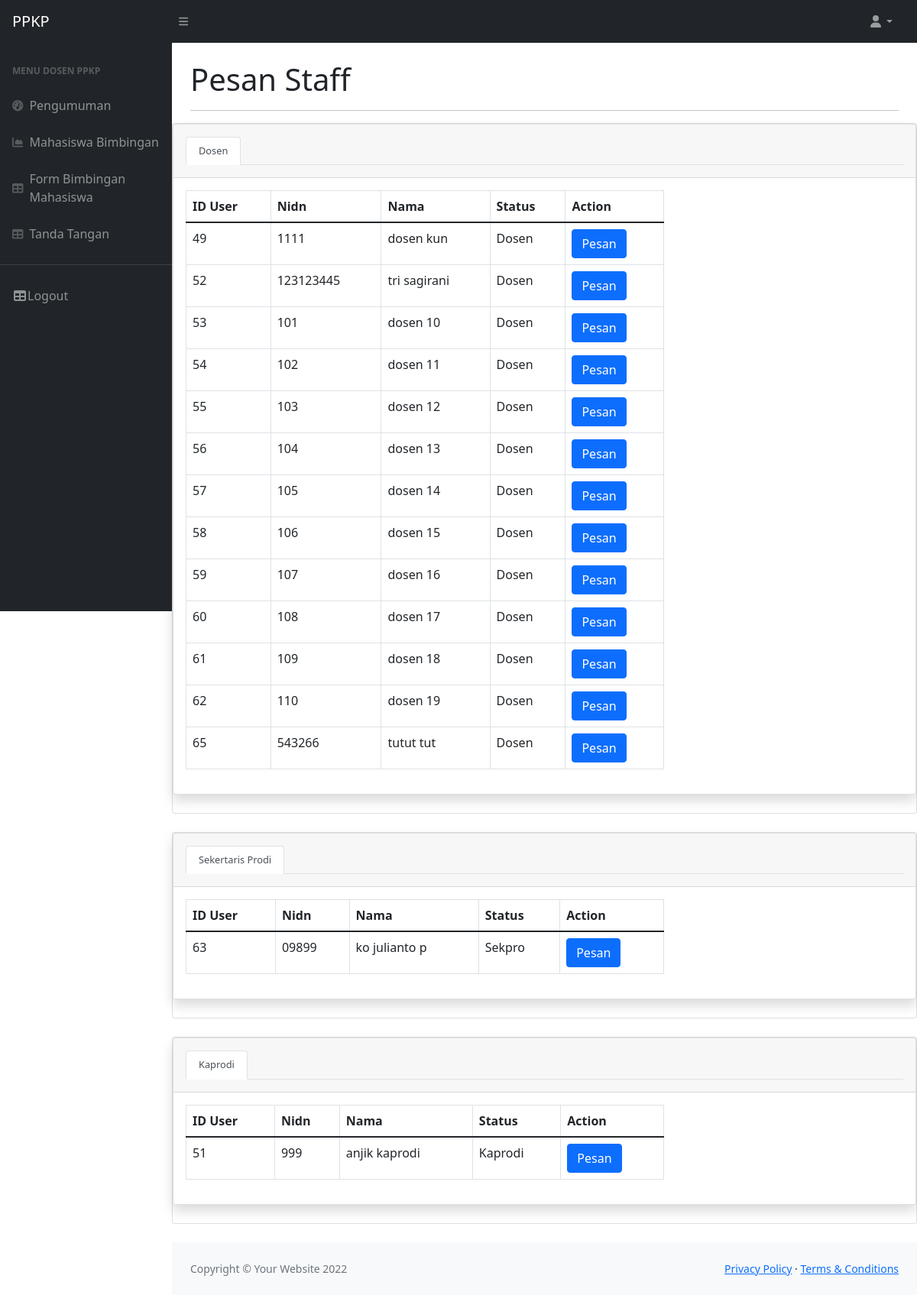
Screenshot of /pesan-staf.php with the database file from the repository.
### tables this page shows
CREATE TABLE `dosen` (
  `id` bigint(20) UNSIGNED NOT NULL,
  `id_user` int(11) NOT NULL,
  `nidn` bigint(20) NOT NULL,
  `prodi` varchar(100) NOT NULL,
  `name` varchar(255) NOT NULL,
  `email` varchar(255) NOT NULL,
  `status` varchar(255) NOT NULL,
  `status_akun` varchar(50) NOT NULL
);

CREATE TABLE `sekpro` (
  `id` int(11) NOT NULL,
  `id_user` int(11) NOT NULL,
  `nidn` varchar(50) NOT NULL,
  `prodi` varchar(100) NOT NULL,
  `nama` varchar(200) NOT NULL,
  `email` varchar(50) NOT NULL,
  `status` varchar(50) NOT NULL,
  `status_akun` varchar(50) NOT NULL
);

CREATE TABLE `kaprodi` (
  `id` int(11) NOT NULL,
  `id_user` int(11) NOT NULL,
  `nidn` varchar(50) NOT NULL,
  `prodi` varchar(100) NOT NULL,
  `nama` varchar(200) NOT NULL,
  `email` varchar(50) NOT NULL,
  `status` varchar(50) NOT NULL,
  `status_akun` varchar(50) NOT NULL DEFAULT 'RequestLogin'
);

### pesan-staf.php (the view, shortened to what this page needs)
<!DOCTYPE html>
<html lang="en">
    <head>
        <link href="https://cdn.jsdelivr.net/npm/simple-datatables@latest/dist/style.css" rel="stylesheet" />
        <link href="css/styles.css" rel="stylesheet" />
        <link href="vendor/fontawesome-free/css/all.min.css" rel="stylesheet" type="text/css">
    </head>
    <body class="sb-nav-fixed">
    <?php
        require('_partial/navbar.php');
            require('_partial/sidebar.php');
            ?>
                <main>
                    <div class="container-fluid px-4">
                        <h1 class="mt-4">Pesan Staff</h1>
                        <hr>
                    </div>
                    <div class="card mb-4">
                    <div class="card shadow mb-4 col-12" style="float: left;">
                        <div class="card-header py-3">
                            <ul class="nav nav-tabs" id="myTab" role="tablist">
                                <li class="nav-item" role="presentation">
                                    <a class="nav-link active" style="font-size: .8rem;" id="home-tab" data-toggle="tab" href="#mh" role="tab" aria-controls="mh" aria-selected="true">Dosen</a>
                                </li>
                            </ul>
                        </div>
                        <div class="card-body tab-content col-12" id="myTabContent">
                            <div class="table-responsive tab-pane fade show active" id="mh">
                                <div class="table-bahanbaku col-8" style="float: left">
                                <table class="table table-bordered" id="datatablesSimple" width="100%" cellspacing="0">
                                <thead>
                                    <tr>
                                    <th>ID User</th>
                                        <th>Nidn</th>
                                        <th>Nama</th>
                                        <th>Status</th>
                                        <th>Action</th>
                                    </tr>
                                </thead>
                                <tbody>
                                <?php
                                        $sql = "select * from dosen";
                                        $query = mysqli_query($koneksi, $sql);
                                            while ($row = mysqli_fetch_array($query))
                                            {
                                            ?>
                                    <tr>
                                    <td><?php echo $row['id_user'];?></td>
                                        <td><?php echo $row['nidn'];?></td>
                                        <td><?php echo $row['name'];?></td>
                                        <td><?php echo $row['status'];?></td>
                                        <td><a class="btn btn-primary" href="Control-Message.php?id=<?php echo $row['id_user'];?>">Pesan</a></td>
                                    </tr>
                                    <?php
                                    };
                                    ?>
                                </tbody>
                            </table>
                            </div>
                        </div>
                        </div>
                    </div>
                    </div>
                                        <div class="card mb-4">
                    <div class="card shadow mb-4 col-12" style="float: left;">
                        <div class="card-header py-3">
                            <ul class="nav nav-tabs" id="myTab" role="tablist">
                                <li class="nav-item" role="presentation">
                                    <a class="nav-link active" style="font-size: .8rem;" id="home-tab" data-toggle="tab" href="#mh" role="tab" aria-controls="mh" aria-selected="true">Sekertaris Prodi</a>
                                </li>
                            </ul>
                        </div>
                        <div class="card-body tab-content col-12" id="myTabContent">
                            <div class="table-responsive tab-pane fade show active" id="mh">
                                <div class="table-bahanbaku col-8" style="float: left">
                                <table class="table table-bordered" id="datatablesSimple" width="100%" cellspacing="0">
                                <thead>
                                    <tr>
                                        <th>ID User</th>
                                        <th>Nidn</th>
                                        <th>Nama</th>
                                        <th>Status</th>
                                        <th>Action</th>
                                    </tr>
                                </thead>
                                <tbody>
                                <?php
                                        $sql = "select * from sekpro";
                                        $query = mysqli_query($koneksi, $sql);
                                            while ($row = mysqli_fetch_array($query))
                                            {
                                            ?>
                                    <tr>
                                    <td><?php echo $row['id_user'];?></td>
                                        <td><?php echo $row['nidn'];?></td>
                                        <td><?php echo $row['nama'];?></td>
                                        <td><?php echo $row['status'];?></td>
                                        <td><a class="btn btn-primary" href="Control-Message.php?id=<?php echo $row['id_user'];?>">Pesan</a></td>
                                    </tr>
                                    <?php
                                    };
                                    ?>
                                </tbody>
                            </table>
                            </div>
                        </div>
                        </div>
                    </div>
                    </div>
                    <div class="card mb-4">
                    <div class="card shadow mb-4 col-12" style="float: left;">
                        <div class="card-header py-3">
                            <ul class="nav nav-tabs" id="myTab" role="tablist">
                                <li class="nav-item" role="presentation">
                                    <a class="nav-link active" style="font-size: .8rem;" id="home-tab" data-toggle="tab" href="#mh" role="tab" aria-controls="mh" aria-selected="true">Kaprodi</a>
                                </li>
                            </ul>
                        </div>
                        <div class="card-body tab-content col-12" id="myTabContent">
                            <div class="table-responsive tab-pane fade show active" id="mh">
                                <div class="table-bahanbaku col-8" style="float: left">
                                <table class="table table-bordered" id="datatablesSimple" width="100%" cellspacing="0">
                                <thead>
                                    <tr>
                                        <th>ID User</th>
                                        <th>Nidn</th>
                                        <th>Nama</th>
                                        <th>Status</th>
                                        <th>Action</th>
                                    </tr>
                                </thead>
                                <tbody>
                                <?php
                                        $sql = "select * from kaprodi";
                                        $query = mysqli_query($koneksi, $sql);
                                            while ($row = mysqli_fetch_array($query))
                                            {
                                            ?>
                                    <tr>
                                    <td><?php echo $row['id_user'];?></td>
                                        <td><?php echo $row['nidn'];?></td>
                                        <td><?php echo $row['nama'];?></td>
                                        <td><?php echo $row['status'];?></td>
                                        <td><a class="btn btn-primary" href="Control-Message.php?id=<?php echo $row['id_user'];?>">Pesan</a></td>
                                    </tr>
                                    <?php
                                    };
                                    ?>
                                </tbody>
                            </table>
                            </div>
                        </div>
                        </div>
                    </div>
                    </div>
                </main>
                <?php
                require('_partial/footer.php')
                ?>
    </body>
</html>

### rows the page displays
dosen: id_user "49", nidn "1111", name "dosen kun", status "Dosen"
dosen: id_user "52", nidn "123123445", name "tri sagirani", status "Dosen"
dosen: id_user "53", nidn "101", name "dosen 10", status "Dosen"
dosen: id_user "54", nidn "102", name "dosen 11", status "Dosen"
dosen: id_user "55", nidn "103", name "dosen 12", status "Dosen"
dosen: id_user "56", nidn "104", name "dosen 13", status "Dosen"
dosen: id_user "57", nidn "105", name "dosen 14", status "Dosen"
dosen: id_user "58", nidn "106", name "dosen 15", status "Dosen"
dosen: id_user "59", nidn "107", name "dosen 16", status "Dosen"
dosen: id_user "60", nidn "108", name "dosen 17", status "Dosen"
dosen: id_user "61", nidn "109", name "dosen 18", status "Dosen"
dosen: id_user "62", nidn "110", name "dosen 19", status "Dosen"
dosen: id_user "65", nidn "543266", name "tutut tut", status "Dosen"
sekpro: id_user "63", nidn "09899", nama "ko julianto p", status "Sekpro"
kaprodi: id_user "51", nidn "999", nama "anjik kaprodi", status "Kaprodi"
